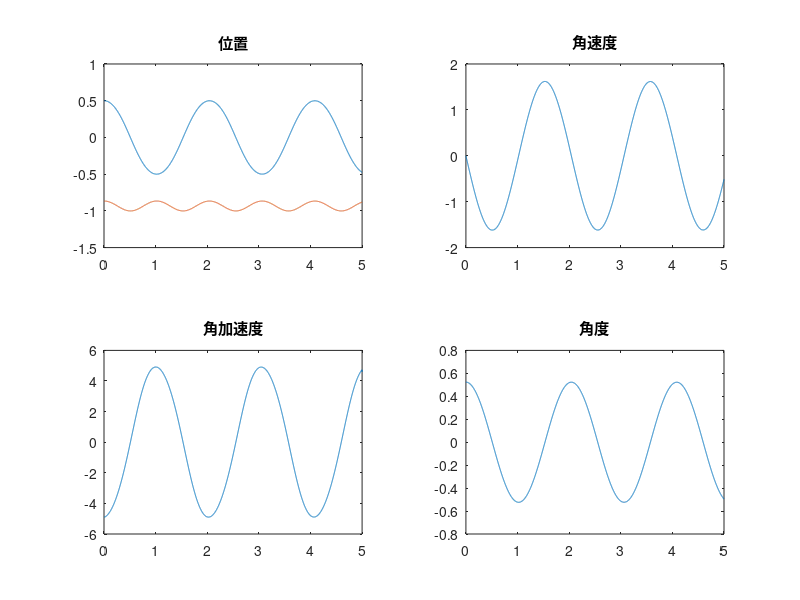

Write the MATLAB code that produced this figure.
%% Baumgrate
%
%% 初值及测试
A = [1 0 0; 0 1 0; 0 0 1];
B = [0; -9.8; -9.8 * sin(pi / 6)];
q0 = [0.5; -sqrt(3) / 2; pi / 6]; v0 = [0; 0; 0]; %初始状态
phi = [q0(1) - sin(pi / 6); q0(2) + cos(pi / 6)]; %约束
phiq = [1 0 -cos(pi / 6); 0 1 -sin(pi / 6)]; %雅可比
h = 0.001; T = 5; t = 0:h:T; %步长及时间

column = zeros(3, (length(t) - 1));
q = q0;
v = v0;
a = zeros(3, length(t));
E = eye(3);
alpha = 25; beta = 50; %经验值5~50
%alpha=1/h;beta=sqrt(2)/h;
P = zeros(2, 1);
P(1) = -v(3) ^ 2 * cos(q(3)); P(2) = v(3) ^ 2 * sin(q(3)); %加速度约束
phiT = phiq * v; %对时间全微分
P1 = P - 2 * alpha * phiT - beta ^ 2 * phi; %稳定形式
LEFT = [A phiq'; phiq zeros(2)]; %左端系数
RIGHT = [B; P1]; %右端
X = (LEFT ^ -1) * RIGHT; %上三行加速度；下两行lamda
%% 组装
q = [q column]; v = [v column];
%%
for i = 1:(length(t) - 1)
    B(3, 1) = -9.8 * sin(q(3, i));
    P(1) = -v(3, i) ^ 2 * cos(q(3, i)); P(2) = v(3, i) ^ 2 * sin(q(3, i)); %加速度约束
    phi = [q(1, i) - sin(q(3, i)); q(2, i) + cos(q(3, i))];
    phiq = [1 0 -cos(q(3, i)); 0 1 -sin(q(3, i))];
    phiT = phiq * v(:, i);
    P1 = P - 2 * alpha * phiT - (beta ^ 2) * phi;
    LEFT = [A phiq'; phiq zeros(2)];
    RIGHT = [B; P1];
    X = (LEFT ^ -1) * RIGHT;
    a(1, i) = X(1); a(2, i) = X(2); a(3, i) = X(3);
    v(:, i + 1) = v(:, i) + h * a(:, i);
    q(:, i + 1) = q(:, i) + h * v(:, i);
end

%% 隐式欧拉
for i = 1:(length(t) - 1)
    B(3, 1) = -9.8 * sin(q(3, i));
    P(1) = -v(3, i) ^ 2 * cos(q(3, i)); P(2) = v(3, i) ^ 2 * sin(q(3, i)); %加速度约束
    phi = [q(1, i) - sin(q(3, i)); q(2, i) + cos(q(3, i))];
    phiq = [1 0 -cos(q(3, i)); 0 1 -sin(q(3, i))];
    phiT = phiq * v(:, i);
    P1 = P - 2 * alpha * phiT - (beta ^ 2) * phi;
    LEFT = [A phiq'; phiq zeros(2)];
    RIGHT = [B; P1];
    X = (LEFT ^ -1) * RIGHT;
    a(1, i) = X(1); a(2, i) = X(2); a(3, i) = X(3);
    v(:, i + 1) = v(:, i) + h * a(:, i);
    q(:, i + 1) = q(:, i) + h * v(:, i);

    for j = 1:15
        B(3, 1) = -9.8 * sin(q(3, i + 1));
        P(1, 1) = -v(3, i + 1) ^ 2 * cos(q(3, i + 1)); P(2, 1) = v(3, i + 1) ^ 2 * sin(q(3, i + 1)); %加速度约束
        phi = [q(1, i + 1) - sin(q(3, i + 1)); q(2, i + 1) + cos(q(3, i))];
        phiq = [1 0 -cos(q(3, i + 1)); 0 1 -sin(q(3, i + 1))];
        phiT = phiq * v(:, i + 1);
        P1 = P - 2 * alpha * phiT - (beta ^ 2) * phi;
        LEFT = [A phiq'; phiq zeros(2)];
        RIGHT = [B; P1];
        X = (LEFT ^ -1) * RIGHT;
        a(1, i + 1) = X(1); a(2, i + 1) = X(2); a(3, i + 1) = X(3);
        v(:, i + 1) = v(:, i) + h * a(:, i + 1);
        q(:, i + 1) = q(:, i) + h * v(:, i + 1);
    end

end

%% 改进欧拉
for i = 1:(length(t) - 1)
    B(3, 1) = -9.8 * sin(q(3, i));
    P(1) = -v(3, i) ^ 2 * cos(q(3, i));
    P(2) = v(3, i) ^ 2 * sin(q(3, i)); %加速度约束
    phi = [q(1, i) - sin(q(3, i));
           q(2, i) + cos(q(3, i))];
    phiq = [1 0 -cos(q(3, i));
            0 1 -sin(q(3, i))];
    phiT = phiq * v(:, i);
    P1 = P - 2 * alpha * phiT - (beta ^ 2) * phi;
    LEFT = [A phiq';
            phiq zeros(2)];
    RIGHT = [B; P1];
    X = (LEFT ^ -1) * RIGHT;
    a(1, i) = X(1); a(2, i) = X(2); a(3, i) = X(3);
    v(:, i + 1) = v(:, i) + h * a(:, i);
    q(:, i + 1) = q(:, i) + h * v(:, i);

    for j = 1:10
        B(3, 1) = -9.8 * sin(q(3, i + 1));
        P(1, 1) = -v(3, i + 1) ^ 2 * cos(q(3, i + 1));
        P(2, 1) = v(3, i + 1) ^ 2 * sin(q(3, i + 1)); %加速度约束
        phi = [q(1, i + 1) - sin(q(3, i + 1));
               q(2, i + 1) + cos(q(3, i))];
        phiq = [1 0 -cos(q(3, i + 1));
                0 1 -sin(q(3, i + 1))];
        phiT = phiq * v(:, i + 1);
        P1 = P - 2 * alpha * phiT - (beta ^ 2) * phi;
        LEFT = [A phiq';
                phiq zeros(2)];
        RIGHT = [B; P1];
        X = (LEFT ^ -1) * RIGHT;
        a(1, i + 1) = X(1); a(2, i + 1) = X(2); a(3, i + 1) = X(3);
        v(:, i + 1) = v(:, i) + h * (a(:, i + 1) + a(:, i)) / 2;
        q(:, i + 1) = q(:, i) + h * (v(:, i + 1) + v(:, i)) / 2;
    end

end

%% Figure
subplot(2, 2, 1), plot(t, q(1, :), t, q(2, :)); title('位置');
subplot(2, 2, 2), plot(t, v(3, :)); title('角速度');
subplot(2, 2, 3), plot(t, a(3, :)); title('角加速度');
subplot(2, 2, 4), plot(t, q(3, :)); title('角度');
